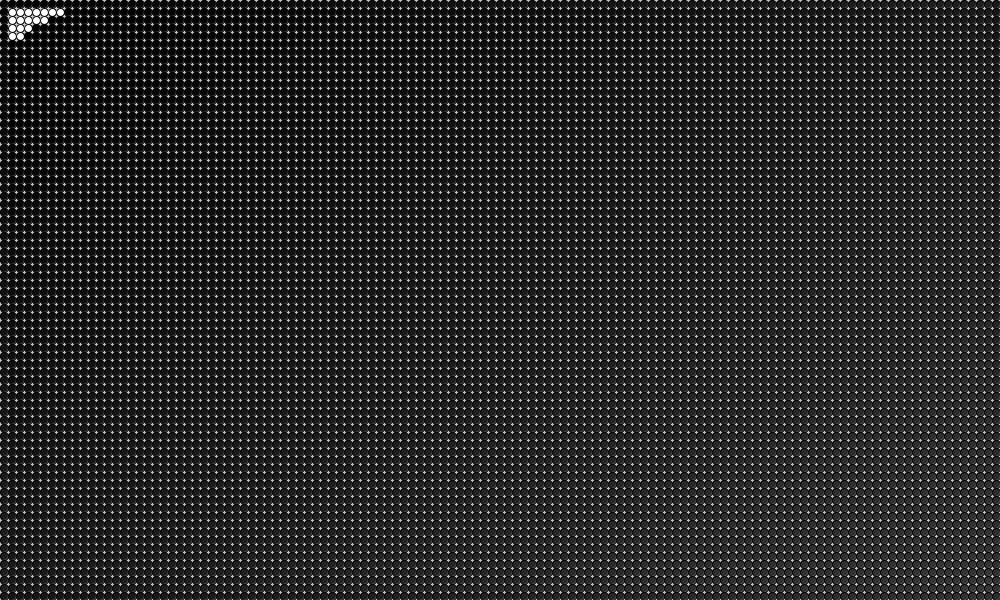
Frame 1 (no input)
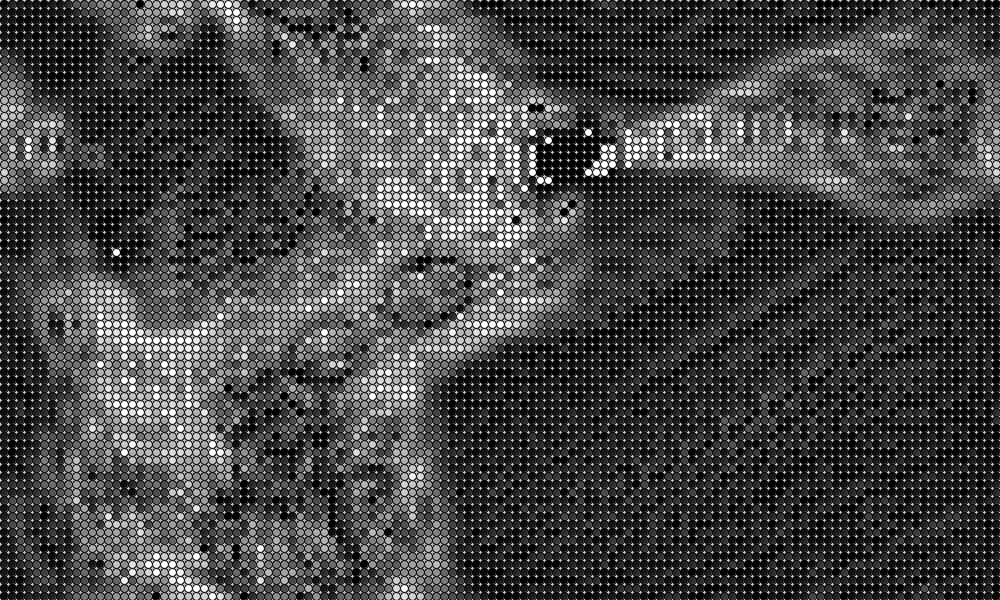
Frame 60 (the mouse pressed at the canvas centre just before this capture)
Frame 120 (the mouse held since frame 60 and released just before this capture): identical to frame 60, image omitted

The Processing sketch that drew these frames (run headless with seeded random() and noise(); from frame 60 on, the mouse is pressed at the canvas centre):

// Processing sketch: sketch_7_5
// ── sketch_7_5.pde
Cell[][] _cellArray;
int _cellSize = 8;
int _numx, _numy;

void setup() {
  size(1000, 600);
  //frameRate(2);
  _numx = floor(width/_cellSize);
  _numy = floor(height/_cellSize);
  restart();
}

void restart() {
  _cellArray = new Cell[_numx][_numy];
  
  for (int x = 0; x<_numx; x++) {
    for (int y = 0; y<_numy; y++) {
      Cell newCell = new Cell(x, y);
      _cellArray[x][y] = newCell;
    }
  }
  
  for (int x = 0; x<_numx; x++) {
    for (int y = 0; y <_numy; y++) {
      int above = y-1;
      int below = y+1;
      int left  = x-1;
      int right = x+1;
      
      if (above < 0) { above = _numy-1; }
      if (below == _numy) { below = 0; }
      if (left < 0) { left = _numx-1; }
      if (right == _numx) {right = 0; }
      
      _cellArray[x][y].addNeighbour(_cellArray[left][above]);
      _cellArray[x][y].addNeighbour(_cellArray[left][y]);
      _cellArray[x][y].addNeighbour(_cellArray[left][below]);
      _cellArray[x][y].addNeighbour(_cellArray[x][above]);
      _cellArray[x][y].addNeighbour(_cellArray[x][below]);
      _cellArray[x][y].addNeighbour(_cellArray[right][above]);
      _cellArray[x][y].addNeighbour(_cellArray[right][y]);
      _cellArray[x][y].addNeighbour(_cellArray[right][below]);
    }
  }
}

void draw() {
  background(200);
  
  for (int x = 0; x<_numx; x++) {
    for (int y = 0; y<_numy; y++) {
      _cellArray[x][y].calcNextState();
    }
  }
  translate(_cellSize/2, _cellSize/2);
  
  for (int x = 0; x<_numx; x++) {
    for (int y = 0; y<_numy; y++) {
      _cellArray[x][y].drawMe();
    }
  }
}

void mousePressed() {
  restart();
}


//=======================object

class Cell {
  float x, y;
  float state;
  float nextState;
  float lastState = 0;
  Cell[] neighbours;
  
  Cell(float ex, float why) {
    x = ex * _cellSize;
    y = why * _cellSize;
    nextState = ((x/width) + (y/height)) * 14;
    state = nextState;
    neighbours = new Cell[0];
  }
    
  void addNeighbour(Cell cell) {
    neighbours = (Cell[])append(neighbours, cell);
  }
    
  void calcNextState() {
    float total = 0;
    for (int i = 0; i < neighbours.length; i++) {
        total += neighbours[i].state;
    }
    float average = int(total/8);
    if (average == 255) {
        nextState = 0;
    }
    else if ( average == 0) {
        nextState = 255;
    }
    else {
      nextState = state + average;
      if (lastState > 0     ) { nextState -= lastState; }
      if (nextState > 255   ) { nextState  = 255;       }
      else if (nextState < 0) { nextState  = 0;         }
    }
    lastState = state;
  }
    
  void drawMe() {
    state = nextState;
    stroke(0);
    fill(state);
    ellipse(x, y, _cellSize, _cellSize);
  }
}
